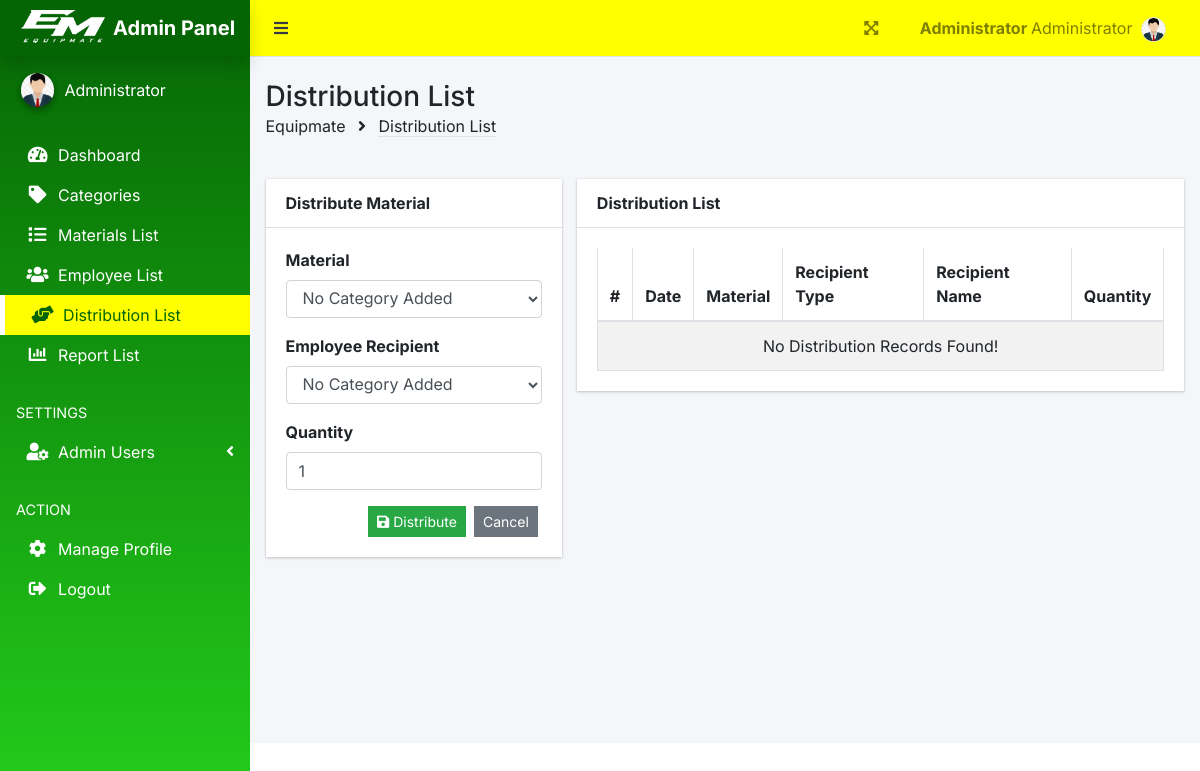
Before: /index.php?page=distribution_list (signed in) with the older database file.
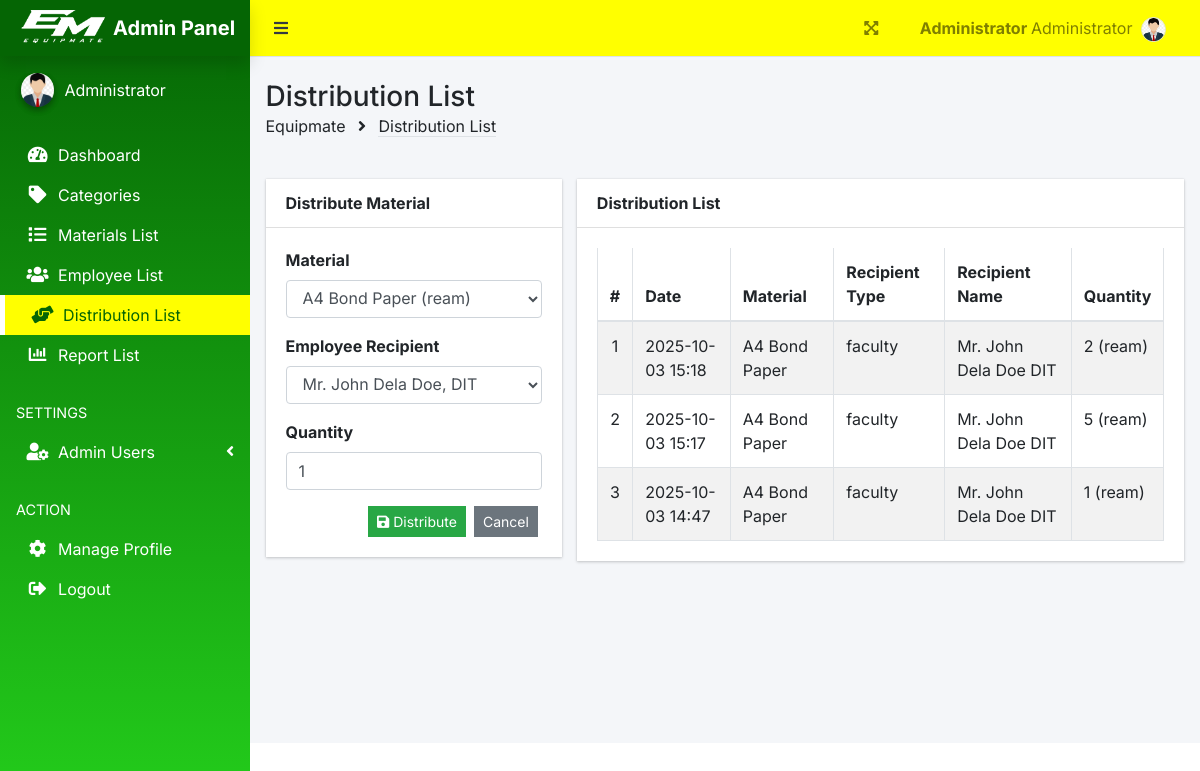
After: the same page with the newer database file.
### tables this page shows
CREATE TABLE `distribution_list` (
  `distribution_id` int(11) NOT NULL,
  `material_id` int(11) NOT NULL,
  `employee_id` int(11) NOT NULL,
  `quantity` int(11) NOT NULL,
  `date_distributed` datetime DEFAULT current_timestamp()
);

CREATE TABLE `materials_list` (
  `material_id` int(11) NOT NULL,
  `material_name` varchar(255) NOT NULL,
  `category_id` int(11) NOT NULL,
  `initial_quantity` int(11) NOT NULL,
  `unit` varchar(50) NOT NULL,
  `date_added` datetime DEFAULT current_timestamp()
);

CREATE TABLE `employees` (
  `employee_id` int(11) NOT NULL,
  `eIDno` varchar(50) NOT NULL,
  `empType` enum('faculty','staff') NOT NULL,
  `preName` varchar(50) DEFAULT NULL,
  `lName` varchar(100) NOT NULL,
  `fName` varchar(100) NOT NULL,
  `mName` varchar(100) DEFAULT NULL,
  `sName` varchar(50) DEFAULT NULL,
  `created_at` timestamp NOT NULL DEFAULT current_timestamp()
);

### admin/distribution_list.php (the view, shortened to what this page needs)
<div class="row">
  <div class="col-md-4">
    <div class="card">
      <div class="card-header"><strong>Distribute Material</strong></div>
      <div class="card-body">
        <form action="" id="manage-distribution">
          <div class="form-group">
            <label for="material">Material</label>
            <select class="form-control" name="material_id" id="material_id" required>
              <?php
              $qry = $conn->query("SELECT m.*
                        FROM materials_list m
                        ORDER BY m.date_added ASC");
              if ($qry->num_rows > 0) {
                while ($row = $qry->fetch_assoc()):
                  $selected = (isset($material) && $material == $row['material_id']) ? 'selected' : '';
                  echo '<option value="' . $row['material_id'] . '" ' . $selected . '>' . $row['material_name'] . ' (' . $row['unit'] . ')</option>';
                endwhile;
              } else {
                echo '<option value="">No Category Added</option>';
              }
              ?>
            </select>
          </div>
          <div class="form-group">
            <label for="material">Employee Recipient</label>
            <select class="form-control" name="employee_id" id="employee_id" required>
              <?php
              $qry = $conn->query("SELECT *
                        FROM employees");
              if ($qry->num_rows > 0) {
                while ($row = $qry->fetch_assoc()):
                  $fullname = $row['preName'] . ' ' . $row['fName'] . ' ' . $row['mName'] . ' ' . $row['lName'] . ', ' . $row['sName'];
                  $selected = (isset($employee_id) && $employee_id == $row['employee_id']) ? 'selected' : '';
                  echo '<option value="' . $row['employee_id'] . '" ' . $selected . '>' . $fullname . '</option>';
                endwhile;
              } else {
                echo '<option value="">No Category Added</option>';
              }
              ?>
            </select>
          </div>
          <div class="form-group">
            <label for="quantity">Quantity</label>
            <input type="number" class="form-control" id="quantity" name="quantity" min="1" value="1">
          </div>
          <div class="d-flex justify-content-end w-100">
            <button class="btn btn-sm btn-success btn-flat mx-1"><i class="fa fa-save"></i> Distribute</button>
            <a href="./index.php?page=distribution_list" class="btn btn-sm btn-secondary btn-flat mx-1">Cancel</a>
          </div>
        </form>
      </div>
    </div>
  </div>
  <div class="col-md-8">
    <div class="card">
      <div class="card-header"><strong>Distribution List</strong></div>
      <div class="card-body table-responsive">
        <table class="table table-bordered table-striped" id="list">
          <thead>
            <tr>
              <th>#</th>
              <th>Date</th>
              <th>Material</th>
              <th>Recipient Type</th>
              <th>Recipient Name</th>
              <th>Quantity</th>
            </tr>
          </thead>
          <tbody>
            <?php
            $i = 1;
            $qry = $conn->query("SELECT d.*, m.material_name, m.unit,
                                      e.empType, e.preName, e.fName, e.mName, e.lName, e.sName
                                FROM distribution_list d
                                INNER JOIN materials_list m ON d.material_id = m.material_id
                                INNER JOIN employees e ON d.employee_id = e.employee_id
                                ORDER BY d.date_distributed DESC");
            if ($qry->num_rows > 0) {
              while ($row = $qry->fetch_assoc()):
                $fullname = trim($row['preName'] . ' ' . $row['fName'] . ' ' . $row['mName'] . ' ' . $row['lName'] . ' ' . $row['sName']);
                ?>
                <tr>
                  <td class="text-center"><?php echo $i++; ?></td>
                  <td><?php echo date("Y-m-d H:i", strtotime($row['date_distributed'])); ?></td>
                  <td><?php echo $row['material_name'] ; ?></td>
                  <td><?php echo $row['empType']; ?></td>
                  <td><?php echo $fullname; ?></td>
                  <td><?php echo $row['quantity']. ' (' . $row['unit'] . ')'; ?></td>
                </tr>
              <?php endwhile;
            } else {
              echo '<tr><td colspan="6" class="text-center">No Distribution Records Found!</td></tr>';
            }
            ?>
          </tbody>
        </table>
      </div>
    </div>
  </div>
</div>

Changed rows visible on the page:
added distribution_list: date_distributed "2025-10-03 15:18", material.material_name "A4 Bond Paper", employee.empType "faculty", employee.sName "Mr. John Dela Doe DIT", quantity "2", material.unit "ream"
added distribution_list: date_distributed "2025-10-03 15:17", material.material_name "A4 Bond Paper", employee.empType "faculty", employee.sName "Mr. John Dela Doe DIT", quantity "5", material.unit "ream"
added distribution_list: date_distributed "2025-10-03 14:47", material.material_name "A4 Bond Paper", employee.empType "faculty", employee.sName "Mr. John Dela Doe DIT", quantity "1", material.unit "ream"
Other visible differences:
form field material_id: "No Category Added" → "A4 Bond Paper (ream)"
form field employee_id: "No Category Added" → "Mr. John Dela Doe, DIT"
text no longer shown: "No Distribution Records Found!"
